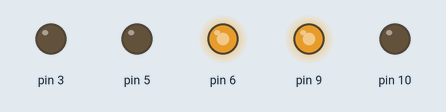
A sketch run on a simulated Arduino Uno, built with avr-gcc and run on an emulated ATmega328P. On the bench: output pins drawn as LEDs (lit = HIGH).

Above: at 0.1 s.
Timing chart, 0 to 1.6 s (numbered marks = the images above):
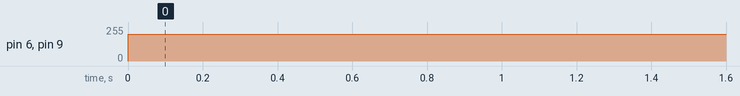

The sketch:

TCNT1.ino
```cpp
/* Maze Day Monday
  By: Sasha Dauz, Robert J. Guziec, Jacob JM Horstman
  Written: May 8th, 2025
  Edited: May 11, 2025
  I/O Pins
  A0: Left Sensor            [ADMUX 00]
  A1: Center Sensor          [ADMUX 01]
  A2: Right Sensor           [ADMUX 02]
  A3:
  A4: Right Encoder          [PCI PORTC 0x10]
  A5: Left Encoder           [PCI PORTC 0x20]
  D0:
  D1:
  D2:
  D3:
  D4: Left Motor Control     [x]          [Pin 1 H-Bridge]
  D5: Left Motor Reverse     [TCNT0 OC0B] [Pin 7 H-Bridge]
  D6: Left Motor Forward     [TCNT0 OC0A] [Pin 2 H-Bridge]
  D7: Right Motor Control    [x]          [Pin 9 H-Bridge]
  D8:
  D9:  Right Motor Forward   [TCNT2 OC1A] [Pin 15 H-Bridge]
  D10: Right Motor Reverse   [TCNT2 OC1B] [Pin 10 H-Bridge]
  D11:
  D12: Right Whisker         [PCI PORTB 0x10]
  D13: Left Whisker          [PCI PORTB 0x20]
*/
void setup() {
  cli();

  // PWM Setup
  TCCR0A = 0xA1;
  TCCR0B = 0x01;
  TCCR1A = 0xA1;
  TCCR1B = 0x01;

  // Pin direction setup
  DDRD = 0x68;   // D5, D6: motor control
  DDRB = 0x06;   // D9, D10: motor control

  sei();
}

// ***** MOTOR CONTROL *****
// Format for motors:
// OCR0A = L motor forward   OCR0B = L motor reverse
// OCR2A = R motor forward   OCR2B = R motor reverse

void go() {
  OCR0A = 200; OCR0B = 0; // Left FWD, RVS

  OCR1A = 200; OCR1B = 0; // Right FWD, RVS
}

void loop() {
  go();
}

ISR(PCINT0_vect) {
}
```

Measured:
- by itself, pin 6, pin 9: 0/255 → 200/255 at 0.00 s
